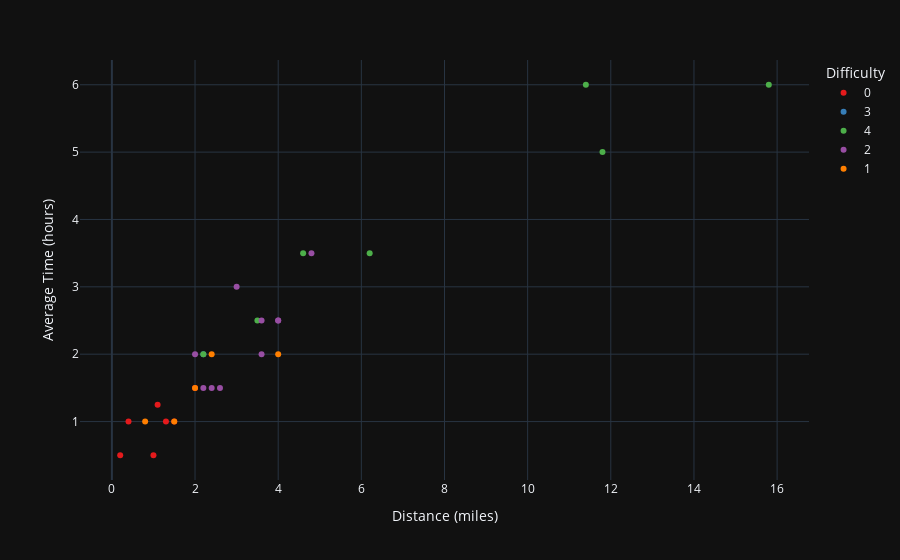

The notebook cell saved with this chart:
### Code cell
px.scatter(df, x = "Distance (miles)", y = "Average Time (hours)", 
           color = "Difficulty", color_discrete_sequence = px.colors.qualitative.Set1,template = "plotly_dark")

### Figure 1 — Plotly figure (JSON) as saved in the notebook; plotly's stock layout.template omitted (floating-point values rounded to 4 significant figures)
{"data": [{"hovertemplate": "Difficulty=0<br>Distance (miles)=%{x}<br>Average Time (hours)=%{y}<extra></extra>", "legendgroup": "0", "marker": {"color": "rgb(228,26,28)", "symbol": "circle"}, "mode": "markers", "name": "0", "orientation": "v", "showlegend": true, "type": "scatter", "x": [2, 1.1, 0.2, 0.4, 1.5, 1.3, 1], "xaxis": "x", "y": [1.5, 1.25, 0.5, 1, 1, 1, 0.5], "yaxis": "y"}, {"hovertemplate": "Difficulty=3<br>Distance (miles)=%{x}<br>Average Time (hours)=%{y}<extra></extra>", "legendgroup": "3", "marker": {"color": "rgb(55,126,184)", "symbol": "circle"}, "mode": "markers", "name": "3", "orientation": "v", "showlegend": true, "type": "scatter", "x": [2.2], "xaxis": "x", "y": [2], "yaxis": "y"}, {"hovertemplate": "Difficulty=4<br>Distance (miles)=%{x}<br>Average Time (hours)=%{y}<extra></extra>", "legendgroup": "4", "marker": {"color": "rgb(77,175,74)", "symbol": "circle"}, "mode": "markers", "name": "4", "orientation": "v", "showlegend": true, "type": "scatter", "x": [4.6, 11.4, 6.2, 11.8, 15.8, 2.2, 3.5], "xaxis": "x", "y": [3.5, 6, 3.5, 5, 6, 2, 2.5], "yaxis": "y"}, {"hovertemplate": "Difficulty=2<br>Distance (miles)=%{x}<br>Average Time (hours)=%{y}<extra></extra>", "legendgroup": "2", "marker": {"color": "rgb(152,78,163)", "symbol": "circle"}, "mode": "markers", "name": "2", "orientation": "v", "showlegend": true, "type": "scatter", "x": [2.4, 4, 3.6, 2, 4, 2.2, 3.6, 3, 4.8, 2.6], "xaxis": "x", "y": [1.5, 2.5, 2, 2, 2.5, 1.5, 2.5, 3, 3.5, 1.5], "yaxis": "y"}, {"hovertemplate": "Difficulty=1<br>Distance (miles)=%{x}<br>Average Time (hours)=%{y}<extra></extra>", "legendgroup": "1", "marker": {"color": "rgb(255,127,0)", "symbol": "circle"}, "mode": "markers", "name": "1", "orientation": "v", "showlegend": true, "type": "scatter", "x": [0.8, 2.4, 2, 4, 1.5], "xaxis": "x", "y": [1, 2, 1.5, 2, 1], "yaxis": "y"}], "layout": {"legend": {"title": {"text": "Difficulty"}, "tracegroupgap": 0}, "margin": {"t": 60}, "xaxis": {"anchor": "y", "domain": [0, 1], "title": {"text": "Distance (miles)"}}, "yaxis": {"anchor": "x", "domain": [0, 1], "title": {"text": "Average Time (hours)"}}}}
